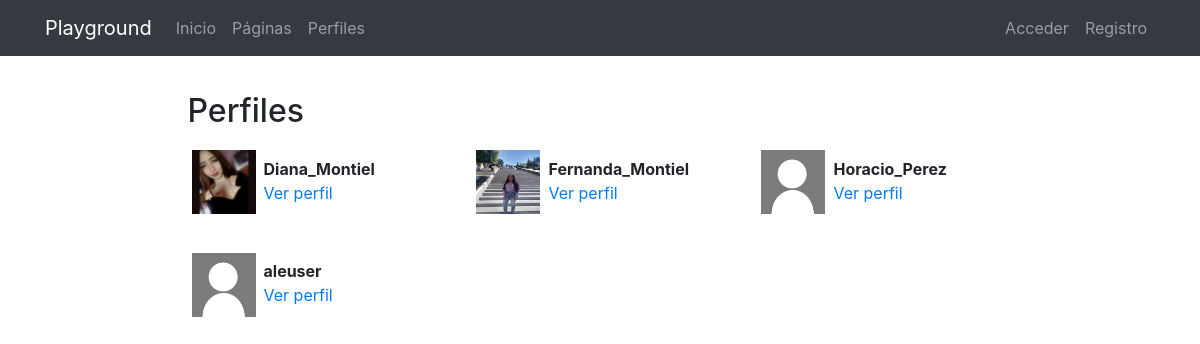
/profiles/, run on the app's committed database.
### registration/models.py (models this page shows)
class Profile(models.Model):
    user = models.OneToOneField(User, on_delete=models.CASCADE)
    avatar = models.ImageField(upload_to=custom_upload_to, null=True, blank=True)
    bio = models.TextField(null=True, blank=True)
    link = models.URLField(max_length=200, null=True, blank=True)
    class Meta:
        ordering = ['user__username']

### profiles/views.py (the view)
# urls.py: path('', ProfileListView.as_view(), name='list'),
class ProfileListView(ListView):
    model = Profile
    template_name = 'profiles/profile_list.html'
    paginate_by = 6

### profiles/templates/profiles/profile_list.html (shortened to what this page needs)
{% extends 'core/base.html' %}
{% load static %}
{% block content %}
<main role="main">
  <div class="container">
    <div class="row mt-3">
      <div class="col-md-9 mx-auto mb-5">
        <h2>Perfiles</h2>
        <div class="row">
          {% for profile in profile_list %}
            <div class="col-md-4 mt-2 mb-3 ">
              <div class="row p-1">
                <div class="col-md-12">
                  {% if profile.avatar %}
                    <img src="{{profile.avatar.url}}" class="img-fluid profile-avatar">
                  {% else %}
                    <img src="{% static 'registration/img/no-avatar.jpg' %}" class="img-fluid profile-avatar">
                  {% endif %}
                  <p class="profile-data">
                    <b>{{profile.user|truncatechars:"16"}}</b><br>
                    <a href="{% url 'profiles:detail' profile.user %}">Ver perfil</a>
                  </p>
                </div>
              </div>
            </div>
          {% endfor %}
        </div>
      </div>
    </div>
  </div>
</main>
{% endblock %}

### core/templates/core/base.html (shortened to what this page needs)
<!DOCTYPE html>
<html lang="es">
  <head>
    {% load static %}
    <link href="{% static 'core/vendor/bootstrap/css/bootstrap.min.css' %}" rel="stylesheet">
    <link href="{% static 'core/vendor/font-awesome/css/font-awesome.min.css' %}" rel="stylesheet" type="text/css">
    <link href="{% static 'core/css/main.css' %}" rel="stylesheet">
  </head>
  <body >
    <body >
      <nav class="navbar navbar-expand-lg navbar-dark bg-dark">
        <div class="container">
          <a class="navbar-brand" href="{% url 'home' %}">Playground</a>
          <div class="collapse navbar-collapse" id="ned">
            <ul class="navbar-nav mr-auto">
              <li class="nav-item">
                <a class="nav-link" href="{% url 'home' %}">Inicio</a>
              </li>
              <li class="nav-item">
                <a class="nav-link" href="{% url 'pages:pages' %}">Páginas</a>
              </li>
              <li class="nav-item">
                <a class="nav-link" href="{% url 'profiles:list' %}">Perfiles</a>
              </li>
            </ul>
            <ul class="navbar-nav">
              {% if not request.user.is_authenticated %}
                <li class="nav-item">
                  <a class="nav-link" href="{% url 'login' %}">Acceder</a>
                </li>
                <li class="nav-item">
                    <a class="nav-link" href="{% url 'signup' %}">Registro</a>
                  </li>
              {% endif %}
            </ul>
          </div>
        </div>
      </nav>
      {% block content %}{% endblock %}
  </body>
</html>

### core/static/core/css/main.css (style rules this page uses)
main { padding-top: 20px; }
:root { --jumbotron-padding-y: 3rem; }

### profiles/templates/profiles/profile_list.html (style rules this page uses)
.profile-avatar { float:left;width:4rem;height:4rem }
.profile-data { padding-left:4.5rem;padding-top:.4rem; }

### data on the page
Profile: avatar (picture), user "Diana_Montiel"
Profile: avatar (picture), user "Fernanda_Montiel"
Profile: user "Horacio_Perez"
Profile: user "aleuser"
